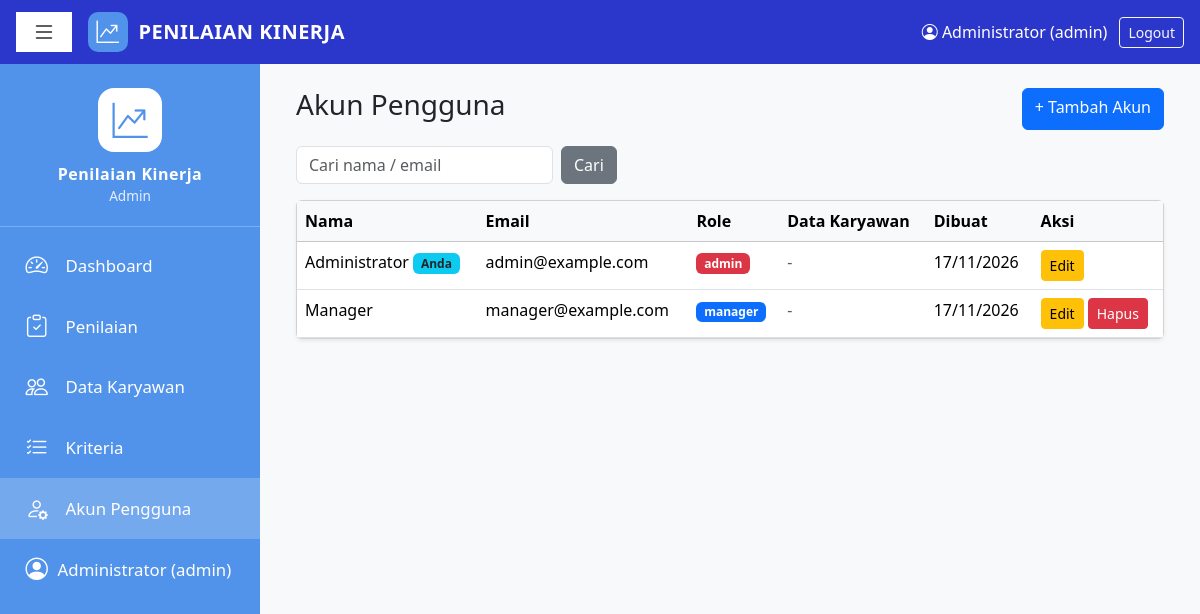
/users.php (signed in), run on the app's committed database.
### tables this page shows
CREATE TABLE users (
  id INT AUTO_INCREMENT PRIMARY KEY,
  name VARCHAR(100) NOT NULL,
  email VARCHAR(100) NOT NULL UNIQUE,
  password VARCHAR(255) NOT NULL,
  role ENUM('admin','manager') NOT NULL DEFAULT 'manager',
  created_at TIMESTAMP DEFAULT CURRENT_TIMESTAMP
);

### config.php (called while the page is built, shortened)
<?php
function e($s): string { return htmlspecialchars((string)$s, ENT_QUOTES, 'UTF-8'); }

### users.php (the view, shortened to what this page needs)
<?php
require 'config.php';
$q = trim($_GET['q'] ?? '');
$page = max(1, (int)($_GET['page'] ?? 1));
$perPage = 10;
$where = '';
$params = [];
$offset = ($page - 1) * $perPage;
$stmt = $pdo->prepare("SELECT u.*, (SELECT e.id FROM employees e WHERE e.email = u.email LIMIT 1) AS emp_id
                       FROM users u $where ORDER BY u.role, u.name LIMIT $perPage OFFSET $offset");
$stmt->execute($params);
$users = $stmt->fetchAll();
$roleBadge = ['admin' => 'danger', 'manager' => 'primary', 'karyawan' => 'secondary'];
require 'header.php';
?>
<div class="d-flex justify-content-between mb-3">
    <h3>Akun Pengguna</h3>
    <a href="users_form.php" class="btn btn-primary">+ Tambah Akun</a>
</div>
<form class="row g-2 mb-3" method="GET">
    <div class="col-auto"><input type="text" name="q" value="<?= e($q) ?>" class="form-control" placeholder="Cari nama / email"></div>
    <div class="col-auto"><button class="btn btn-secondary">Cari</button></div>
</form>
<div class="card shadow-sm"><div class="table-responsive">
<table class="table table-hover mb-0">
    <thead class="table-light">
        <tr><th>Nama</th><th>Email</th><th>Role</th><th>Data Karyawan</th><th>Dibuat</th><th>Aksi</th></tr>
    </thead>
    <tbody>
    <?php foreach ($users as $u): ?>
        <?php $isSelf = (int)$u['id'] === (int)$_SESSION['user']['id']; ?>
        <tr>
            <td><?= e($u['name']) ?> <?php if ($isSelf): ?><span class="badge bg-info text-dark">Anda</span><?php endif; ?></td>
            <td><?= e($u['email']) ?></td>
            <td><span class="badge bg-<?= $roleBadge[$u['role']] ?? 'secondary' ?>"><?= e($u['role']) ?></span></td>
            <td>
                <?php if ($u['role'] !== 'karyawan'): ?>
                    <span class="text-muted">-</span>
                <?php elseif ($u['emp_id']): ?>
                    <span class="badge bg-success">Terhubung</span>
                <?php else: ?>
                    <span class="badge bg-warning text-dark" title="Tidak ada karyawan dengan email yang sama">Belum terhubung</span>
                <?php endif; ?>
            </td>
            <td><?= e(date('d/m/Y', strtotime($u['created_at']))) ?></td>
            <td class="d-flex gap-1">
                <a class="btn btn-sm btn-warning" href="users_form.php?id=<?= (int)$u['id'] ?>">Edit</a>
                <?php if (!$isSelf): ?>
                <form method="POST" action="users_delete.php" onsubmit="return confirm('Hapus akun ini?')">
                    <button class="btn btn-sm btn-danger">Hapus</button>
                </form>
                <?php endif; ?>
            </td>
        </tr>
    <?php endforeach; ?>
    </tbody>
</table>
</div></div>
<?php require 'footer.php'; ?>

### header.php (style rules this page uses)
:root { --top-h: 64px; --side-w: 260px; --c-top: #2b36cb; --c-side: #5193ea; }

### data on the page
users: name "Administrator", shows "Anda", email "admin@example.com", role "admin", created_at "17/11/2026"
users: name "Manager", email "manager@example.com", role "manager", created_at "17/11/2026"

### other printed values
$_SESSION['user']['name'] "Administrator"
$_SESSION['user']['role'] "admin"
$_SESSION['user']['role'] "Admin"
